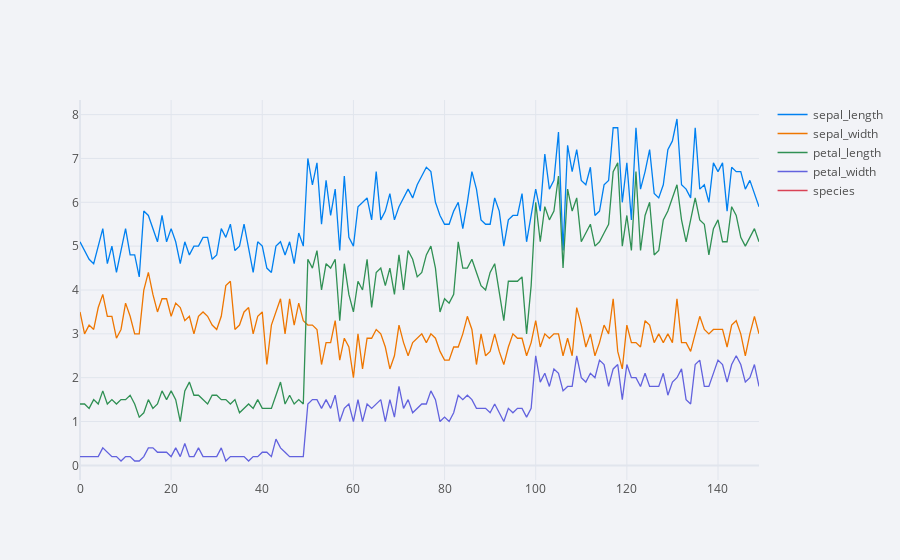

Notebook code cell kept with this figure:
### Code cell
cf.set_config_file(theme='polar')
df.iplot()

### Figure 1 — Plotly figure (JSON) as saved in the notebook; plotly's stock layout.template omitted (floating-point values rounded to 4 significant figures; data arrays with more than 128 entries replaced by an {"elided": "..."} marker saying what was removed)
{"data": [{"line": {"color": "rgba(0, 128, 240, 1.0)", "dash": "solid", "shape": "linear", "width": 1.3}, "mode": "lines", "name": "sepal_length", "text": "", "type": "scatter", "x": {"elided": "150 int values"}, "y": {"elided": "150 float values"}}, {"line": {"color": "rgba(238, 118, 0, 1.0)", "dash": "solid", "shape": "linear", "width": 1.3}, "mode": "lines", "name": "sepal_width", "text": "", "type": "scatter", "x": {"elided": "150 int values"}, "y": {"elided": "150 float values"}}, {"line": {"color": "rgba(48, 144, 84, 1.0)", "dash": "solid", "shape": "linear", "width": 1.3}, "mode": "lines", "name": "petal_length", "text": "", "type": "scatter", "x": {"elided": "150 int values"}, "y": {"elided": "150 float values"}}, {"line": {"color": "rgba(98, 98, 222, 1.0)", "dash": "solid", "shape": "linear", "width": 1.3}, "mode": "lines", "name": "petal_width", "text": "", "type": "scatter", "x": {"elided": "150 int values"}, "y": {"elided": "150 float values"}}, {"line": {"color": "rgba(217, 66, 85, 1.0)", "dash": "solid", "shape": "linear", "width": 1.3}, "mode": "lines", "name": "species", "text": "", "type": "scatter", "x": {"elided": "150 int values"}, "y": {"elided": "150 str values"}}], "layout": {"legend": {"bgcolor": "#F2F3F7", "font": {"color": "#505050"}}, "paper_bgcolor": "#F2F3F7", "plot_bgcolor": "#F2F3F7", "title": {"font": {"color": "#484848"}}, "xaxis": {"gridcolor": "#E1E5ED", "showgrid": true, "tickfont": {"color": "#505050"}, "title": {"font": {"color": "#505050"}, "text": ""}, "zerolinecolor": "#E1E5ED"}, "yaxis": {"gridcolor": "#E1E5ED", "showgrid": true, "tickfont": {"color": "#505050"}, "title": {"font": {"color": "#505050"}, "text": ""}, "zerolinecolor": "#E1E5ED"}}}
